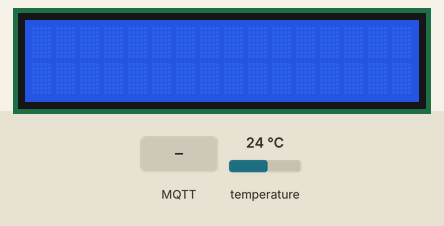
The sketch below on a simulated ESP8266 (NodeMCU). On the bench: 16×2 character LCD. The test bench sets the inputs (shaded band); at power-on: temperature 24 °C. WiFi joins after 1.5 s; servers stay silent unless stated; the local clock reads 2024-03-15 10:24:30 at power-on unless the sketch sets it; no MQTT or app messages arrive unless stated; what the sketch prints to the serial monitor is not drawn.

Above: at 3.3 s.
3.4 s: MQTT message "on" arrives on the first subscribed topic
At 5.1 s:
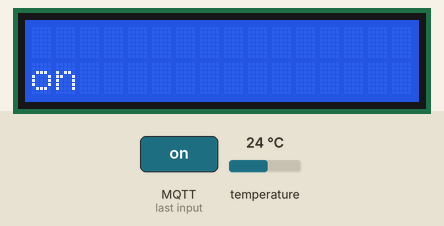
5.4 s: MQTT message "off" arrives on the first subscribed topic
At 6.7 s:
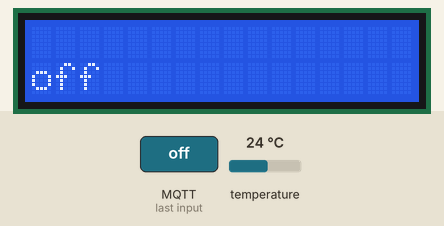
7.4 s: MQTT message "on" arrives on the second subscribed topic
At 8.2 s:
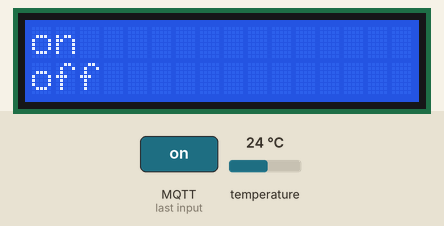
9.4 s: MQTT message "off" arrives on the second subscribed topic
At 10.9 s:
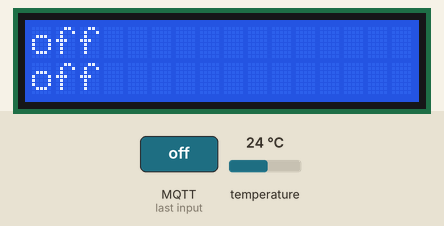
11.4 s: MQTT message "on" arrives on the first subscribed topic
At 12.5 s:
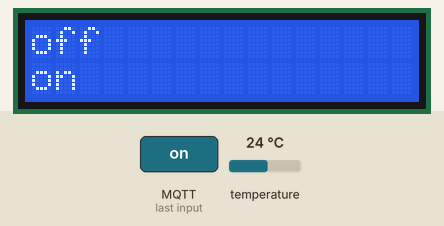
13.4 s: MQTT message "on" arrives on the second subscribed topic
At 15.2 s:
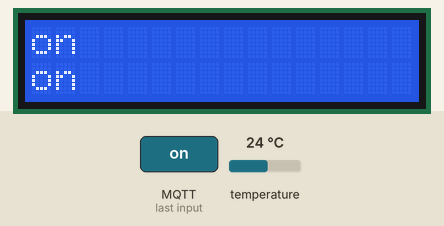
Timing chart, 0 to 16.4 s (numbered marks = the images above; inputs shaded):
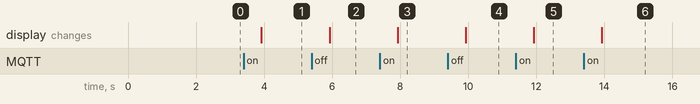

Measured:
- after the input at 3.4 s, the display: changes after 0.52 s (image 1)
- after the input at 5.4 s, the display: changes after 0.52 s (image 2)
- after the input at 7.4 s, the display: changes after 0.52 s (image 3)
- after the input at 9.4 s, the display: changes after 0.52 s (image 4)
- after the input at 11.4 s, the display: changes after 0.52 s (image 5)
- after the input at 13.4 s, the display: changes after 0.52 s (image 6)

The sketch:

esp_publish_temperature.ino
```cpp
#include <ESP8266WiFi.h>
#include <PubSubClient.h>
#include <time.h>
#include <LiquidCrystal_I2C.h>
#include <OneWire.h>
#include <DallasTemperature.h>

const char *ssid = "iPhone (Arek)"; // WiFi name
const char *password = "1234567f"; // WiFi password

// MQTT Broker settings
const char *mqtt_broker = "ee9de197.ala.us-east-1.emqxsl.com"; // EMQX broker endpoint
const char *temperature_topic = "esp/temperature"; // MQTT topic for temperature
const char *voice_topic = "esp/voice"; // MQTT topic for voice messages
const char *webcam_topic = "esp/webcam"; // MQTT topic for voice messages
const char *mqtt_username = "test"; // MQTT username
const char *mqtt_password = "test"; // MQTT password
const int mqtt_port = 8883; // MQTT port (TCP)

// NTP Server settings
const char *ntp_server = "pool.ntp.org"; // NTP server
const long gmt_offset_sec = 0; // GMT offset
const int daylight_offset_sec = 0; // Daylight saving time offset

// WiFi and MQTT client initialization
BearSSL::WiFiClientSecure espClient;
PubSubClient mqtt_client(espClient);

// Set the LCD number of columns and rows
int lcdColumns = 16;
int lcdRows = 2;

// Set LCD address, number of columns and rows
LiquidCrystal_I2C lcd(0x27, lcdColumns, lcdRows);
const int oneWireBus = 0;
OneWire oneWire(oneWireBus);
DallasTemperature sensors(&oneWire);

// SSL certificate for MQTT broker
static const char ca_cert[]
PROGMEM = R"EOF(
-----BEGIN CERTIFICATE-----
MIIDrzCCApegAwIBAgIQCDvgVpBCRrGhdWrJWZHHSjANBgkqhkiG9w0BAQUFADBh
MQswCQYDVQQGEwJVUzEVMBMGA1UEChMMRGlnaUNlcnQgSW5jMRkwFwYDVQQLExB3
d3cuZGlnaWNlcnQuY29tMSAwHgYDVQQDExdEaWdpQ2VydCBHbG9iYWwgUm9vdCBD
QTAeFw0wNjExMTAwMDAwMDBaFw0zMTExMTAwMDAwMDBaMGExCzAJBgNVBAYTAlVT
MRUwEwYDVQQKEwxEaWdpQ2VydCBJbmMxGTAXBgNVBAsTEHd3dy5kaWdpY2VydC5j
b20xIDAeBgNVBAMTF0RpZ2lDZXJ0IEdsb2JhbCBSb290IENBMIIBIjANBgkqhkiG
9w0BAQEFAAOCAQ8AMIIBCgKCAQEA4jvhEXLeqKTTo1eqUKKPC3eQyaKl7hLOllsB
CSDMAZOnTjC3U/dDxGkAV53ijSLdhwZAAIEJzs4bg7/fzTtxRuLWZscFs3YnFo97
nh6Vfe63SKMI2tavegw5BmV/Sl0fvBf4q77uKNd0f3p4mVmFaG5cIzJLv07A6Fpt
43C/dxC//AH2hdmoRBBYMql1GNXRor5H4idq9Joz+EkIYIvUX7Q6hL+hqkpMfT7P
T19sdl6gSzeRntwi5m3OFBqOasv+zbMUZBfHWymeMr/y7vrTC0LUq7dBMtoM1O/4
gdW7jVg/tRvoSSiicNoxBN33shbyTApOB6jtSj1etX+jkMOvJwIDAQABo2MwYTAO
BgNVHQ8BAf8EBAMCAYYwDwYDVR0TAQH/BAUwAwEB/zAdBgNVHQ4EFgQUA95QNVbR
TLtm8KPiGxvDl7I90VUwHwYDVR0jBBgwFoAUA95QNVbRTLtm8KPiGxvDl7I90VUw
DQYJKoZIhvcNAQEFBQADggEBAMucN6pIExIK+t1EnE9SsPTfrgT1eXkIoyQY/Esr
hMAtudXH/vTBH1jLuG2cenTnmCmrEbXjcKChzUyImZOMkXDiqw8cvpOp/2PV5Adg
06O/nVsJ8dWO41P0jmP6P6fbtGbfYmbW0W5BjfIttep3Sp+dWOIrWcBAI+0tKIJF
PnlUkiaY4IBIqDfv8NZ5YBberOgOzW6sRBc4L0na4UU+Krk2U886UAb3LujEV0ls
YSEY1QSteDwsOoBrp+uvFRTp2InBuThs4pFsiv9kuXclVzDAGySj4dzp30d8tbQk
CAUw7C29C79Fv1C5qfPrmAESrciIxpg0X40KPMbp1ZWVbd4=
-----END CERTIFICATE-----
)EOF";

// Function declarations
void connectToWiFi();
void connectToMQTT();
void syncTime();
void mqttCallback(char *topic, byte *payload, unsigned int length);

void setup() {
    Serial.begin(115200);
    sensors.begin();
    lcd.init(); // Initialize LCD
    lcd.backlight(); // Turn on LCD backlight
    connectToWiFi();
    syncTime(); // Synchronize time
    mqtt_client.setServer(mqtt_broker, mqtt_port);
    mqtt_client.setCallback(mqttCallback);
    connectToMQTT();
}

void connectToWiFi() {
    WiFi.begin(ssid, password);
    while (WiFi.status() != WL_CONNECTED) {
        delay(1000);
        Serial.println("Connecting to WiFi...");
    }
    Serial.println("Connected to WiFi");
}

void syncTime() {
    configTime(gmt_offset_sec, daylight_offset_sec, ntp_server);
    Serial.print("Waiting for NTP time sync: ");
    while (time(nullptr) < 8 * 3600 * 2) {
        delay(1000);
        Serial.print(".");
    }
    Serial.println("Time synchronized");
}

void connectToMQTT() {
    BearSSL::X509List serverTrustedCA(ca_cert);
    espClient.setTrustAnchors(&serverTrustedCA);
    while (!mqtt_client.connected()) {
        String client_id = "esp8266-client-" + String(WiFi.macAddress());
        Serial.printf("Connecting to MQTT Broker as %s.....\n", client_id.c_str());
        if (mqtt_client.connect(client_id.c_str(), mqtt_username, mqtt_password)) {
            Serial.println("Connected to MQTT broker");
            // Subscribe to both topics
            //mqtt_client.subscribe(temperature_topic);
            mqtt_client.subscribe(voice_topic);
            mqtt_client.subscribe(webcam_topic);

            //mqtt_client.publish(temperature_topic, "Hi EMQX I'm ESP8266 ^^");
        } else {
            Serial.print("Failed to connect to MQTT broker, rc=");
            Serial.println(mqtt_client.state());
            delay(5000);
        }
    }
}

void mqttCallback(char *topic, byte *payload, unsigned int length) {
    Serial.print("Message received on topic: ");
    Serial.print(topic);
    Serial.print("]: ");

    // Print the payload to the Serial Monitor
    String message = "";
    for (int i = 0; i < length; i++) {
        message += (char)payload[i];
    }
    Serial.println(message);

    // Handle messages based on the topic
    if (strcmp(topic, webcam_topic) == 0) {
        //lcd.clear(); // Clear the LCD
        lcd.setCursor(0, 0); // Set cursor to the first line
        lcd.print("                ");
        lcd.setCursor(0, 0); // Set cursor to the first line
        lcd.print(message); // Print the message on the LCD
    }
    // Handle messages based on the topic
    if (strcmp(topic, voice_topic) == 0) {
        //lcd.clear(); // Clear the LCD
        lcd.setCursor(0, 1); // Set cursor to the first line
        lcd.print("                ");
        lcd.setCursor(0, 1); // Set cursor to the first line
        lcd.print(message); // Print the message on the LCD
    }
}

void loop() {
    mqtt_client.loop(); // Process MQTT messages
    static unsigned long lastTemperaturePublish = 0;
    unsigned long currentMillis = millis();

    // Publish temperature every second
    if (currentMillis - lastTemperaturePublish >= 1000) {
        lastTemperaturePublish = currentMillis;
        sensors.requestTemperatures();
        String temperature = String(sensors.getTempCByIndex(0));
        Serial.println(temperature);
        mqtt_client.publish(temperature_topic, temperature.c_str());
    }
}
```
